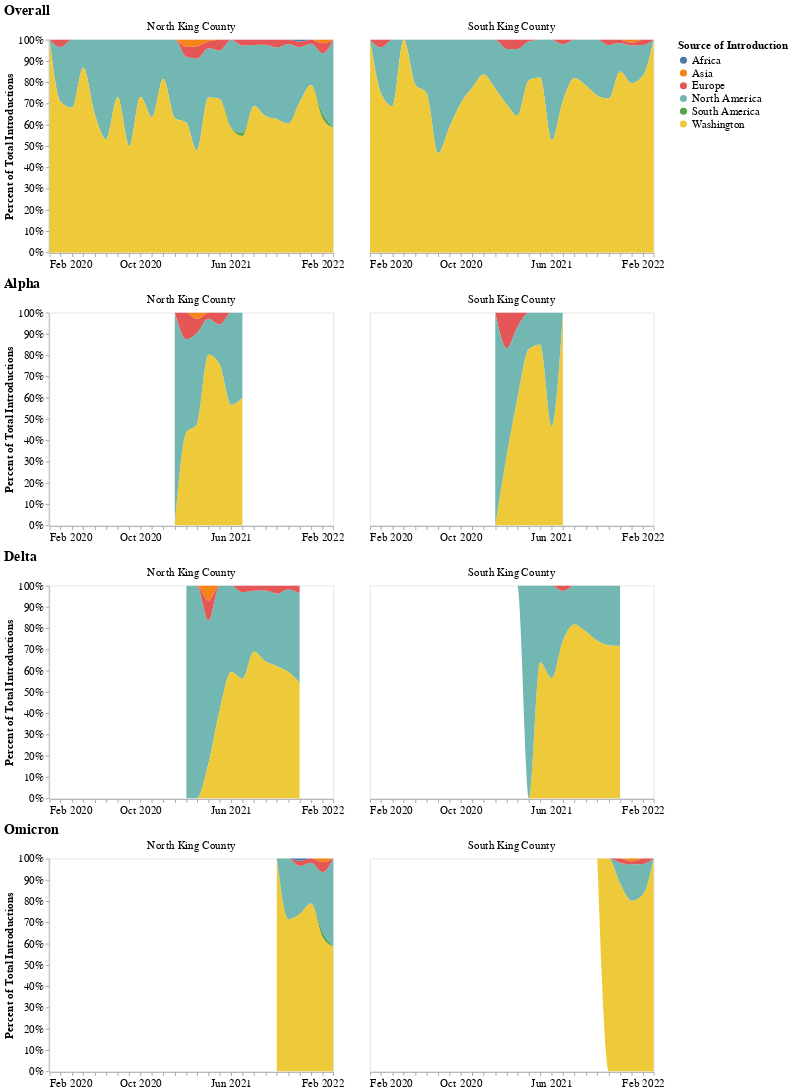

The notebook cell this image was saved under:
### Code cell
# Assuming variant_dict is a dictionary of DataFrames

charts = []

chart = alt.Chart(overall_df).transform_aggregate(
        count='count()',
        groupby=["child_host",'year-month', "parent_host"]
        ).transform_filter(
        'datum.count >= 3'
        ).mark_area(interpolate="monotone").encode(
            alt.X("year-month:T", title="",  axis=alt.Axis(title=None, grid=False, tickCount = "month",format="%b %Y")),  # Assuming "year-month" is a time field
            alt.Y("count:Q", stack="normalize", axis=alt.Axis(title="Percent of Total Introductions", grid=False, format='%')),  # Assuming "count()" is a quantitative field
            alt.Color("parent_host:N", title="Source of Introduction", scale = alt.Scale(scheme="tableau10")),
            alt.Column("child_host:N", title = "", spacing =50)

        ).properties(
            title="Overall"
        ) 

charts.append(chart)

for df_name, df in variant_dict.items():
    if df_name != "ncov-king-county_other":
        chart = alt.Chart(df).transform_aggregate(
        count='count()',
        groupby=["child_host",'year-month', "parent_host"]
        ).transform_filter(
        'datum.count >= 3'
        ).mark_area(interpolate="monotone").encode(
            alt.X("year-month:T", title="",  axis=alt.Axis(title=None, grid=False, tickCount = "month",format="%b %Y")),  # Assuming "year-month" is a time field
            alt.Y("count:Q", stack="normalize", axis=alt.Axis(title="Percent of Total Introductions", grid=False, format='%')),  # Assuming "count()" is a quantitative field
            alt.Color("parent_host:N", title="Source of Introduction", scale = alt.Scale(scheme="tableau10")),
            alt.Column("child_host:N", title = "", spacing =50)

        ).properties(
            title=df_name.split("_")[1].capitalize()
        ) 


        charts.append(chart)
        


# Concatenate charts horizontally
concatenated_chart = alt.vconcat(*charts, spacing=10).resolve_scale(x = "shared")

# Display the concatenated chart
concatenated_chart.configure_title(
    anchor='start', fontSize= 20
).configure_axis(
    labelFontSize=16,
    titleFontSize=16
).configure_legend(
    labelFontSize = 16,
    titleFontSize = 16
).configure_header(
    labelFontSize =16)

### Figure 1 — Vega-Lite specification as saved in the notebook (floating-point values rounded to 4 significant figures; data arrays with more than 128 entries replaced by an {"elided": "..."} marker saying what was removed)
{"config": {"view": {"continuousWidth": 400, "continuousHeight": 300}, "axis": {"labelFontSize": 16, "titleFontSize": 16}, "header": {"labelFontSize": 16}, "legend": {"labelFontSize": 16, "titleFontSize": 16}, "title": {"anchor": "start", "fontSize": 20}}, "vconcat": [{"data": {"name": "data-d3e96bbe22f16dbeee2a3b44d2e4772e"}, "mark": {"type": "area", "interpolate": "monotone"}, "encoding": {"color": {"field": "parent_host", "scale": {"scheme": "tableau10"}, "title": "Source of Introduction", "type": "nominal"}, "column": {"field": "child_host", "spacing": 50, "title": "", "type": "nominal"}, "x": {"axis": {"format": "%b %Y", "grid": false, "tickCount": "month", "title": null}, "field": "year-month", "title": "", "type": "temporal"}, "y": {"axis": {"format": "%", "grid": false, "title": "Percent of Total Introductions"}, "field": "count", "stack": "normalize", "type": "quantitative"}}, "title": "Overall", "transform": [{"aggregate": [{"op": "count", "as": "count"}], "groupby": ["child_host", "year-month", "parent_host"]}, {"filter": "datum.count >= 3"}]}, {"data": {"name": "data-eb25affe28849004091c2db450fdb730"}, "mark": {"type": "area", "interpolate": "monotone"}, "encoding": {"color": {"field": "parent_host", "scale": {"scheme": "tableau10"}, "title": "Source of Introduction", "type": "nominal"}, "column": {"field": "child_host", "spacing": 50, "title": "", "type": "nominal"}, "x": {"axis": {"format": "%b %Y", "grid": false, "tickCount": "month", "title": null}, "field": "year-month", "title": "", "type": "temporal"}, "y": {"axis": {"format": "%", "grid": false, "title": "Percent of Total Introductions"}, "field": "count", "stack": "normalize", "type": "quantitative"}}, "title": "Alpha", "transform": [{"aggregate": [{"op": "count", "as": "count"}], "groupby": ["child_host", "year-month", "parent_host"]}, {"filter": "datum.count >= 3"}]}, {"data": {"name": "data-1cf5eba3fc74db1c162bd42e28b564ab"}, "mark": {"type": "area", "interpolate": "monotone"}, "encoding": {"color": {"field": "parent_host", "scale": {"scheme": "tableau10"}, "title": "Source of Introduction", "type": "nominal"}, "column": {"field": "child_host", "spacing": 50, "title": "", "type": "nominal"}, "x": {"axis": {"format": "%b %Y", "grid": false, "tickCount": "month", "title": null}, "field": "year-month", "title": "", "type": "temporal"}, "y": {"axis": {"format": "%", "grid": false, "title": "Percent of Total Introductions"}, "field": "count", "stack": "normalize", "type": "quantitative"}}, "title": "Delta", "transform": [{"aggregate": [{"op": "count", "as": "count"}], "groupby": ["child_host", "year-month", "parent_host"]}, {"filter": "datum.count >= 3"}]}, {"data": {"name": "data-ad0b8849ce45cae54b10b4694533f947"}, "mark": {"type": "area", "interpolate": "monotone"}, "encoding": {"color": {"field": "parent_host", "scale": {"scheme": "tableau10"}, "title": "Source of Introduction", "type": "nominal"}, "column": {"field": "child_host", "spacing": 50, "title": "", "type": "nominal"}, "x": {"axis": {"format": "%b %Y", "grid": false, "tickCount": "month", "title": null}, "field": "year-month", "title": "", "type": "temporal"}, "y": {"axis": {"format": "%", "grid": false, "title": "Percent of Total Introductions"}, "field": "count", "stack": "normalize", "type": "quantitative"}}, "title": "Omicron", "transform": [{"aggregate": [{"op": "count", "as": "count"}], "groupby": ["child_host", "year-month", "parent_host"]}, {"filter": "datum.count >= 3"}]}], "resolve": {"scale": {"x": "shared"}}, "spacing": 10, "$schema": "https://vega.github.io/schema/vega-lite/v4.17.0.json", "datasets": {"data-d3e96bbe22f16dbeee2a3b44d2e4772e": {"elided": "6551 records"}, "data-eb25affe28849004091c2db450fdb730": {"elided": "1338 records"}, "data-1cf5eba3fc74db1c162bd42e28b564ab": {"elided": "1945 records"}, "data-ad0b8849ce45cae54b10b4694533f947": {"elided": "1810 records"}}}
